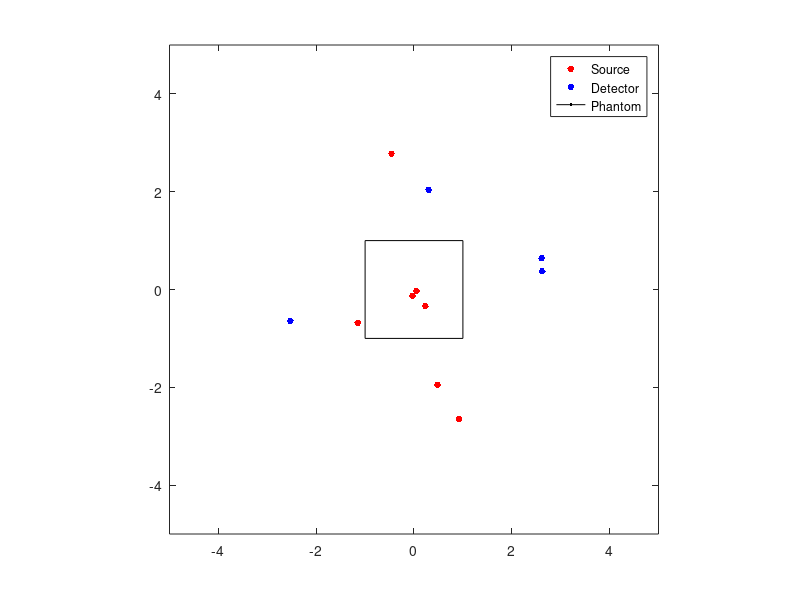

Write the MATLAB code that produced this figure.
clear;

sx = [.92,-.03,.05,-1.15,.23,.48,-.46];
sy = -[2.65,.13,.03,.68,.34,1.95,-2.78];

dx = [.3,-2.53,2.62,2.61];
dy = -[-2.04,.64,-.37,-.64];

plot(sx,sy,'.r','MarkerSize',15);
hold on 
plot(dx,dy,'.b','MarkerSize',15);
plot(-100,100,'k');
rectangle('Position',[-1 -1 2 2]);
hold off
daspect([1 1 1]);
axis([-5, 5, -5, 5]);
legend('Source','Detector','Phantom');

%NOT FINISHED YET
% Fittest 143
% x: [.92,-.03,.05,-1.15,.23,.48,-.46,.3,-2.53,2.62,2.61,];
% y: [2.65,.13,.03,.68,.34,1.95,-2.78,-2.04,.64,-.37,-.64,];
% 19.95